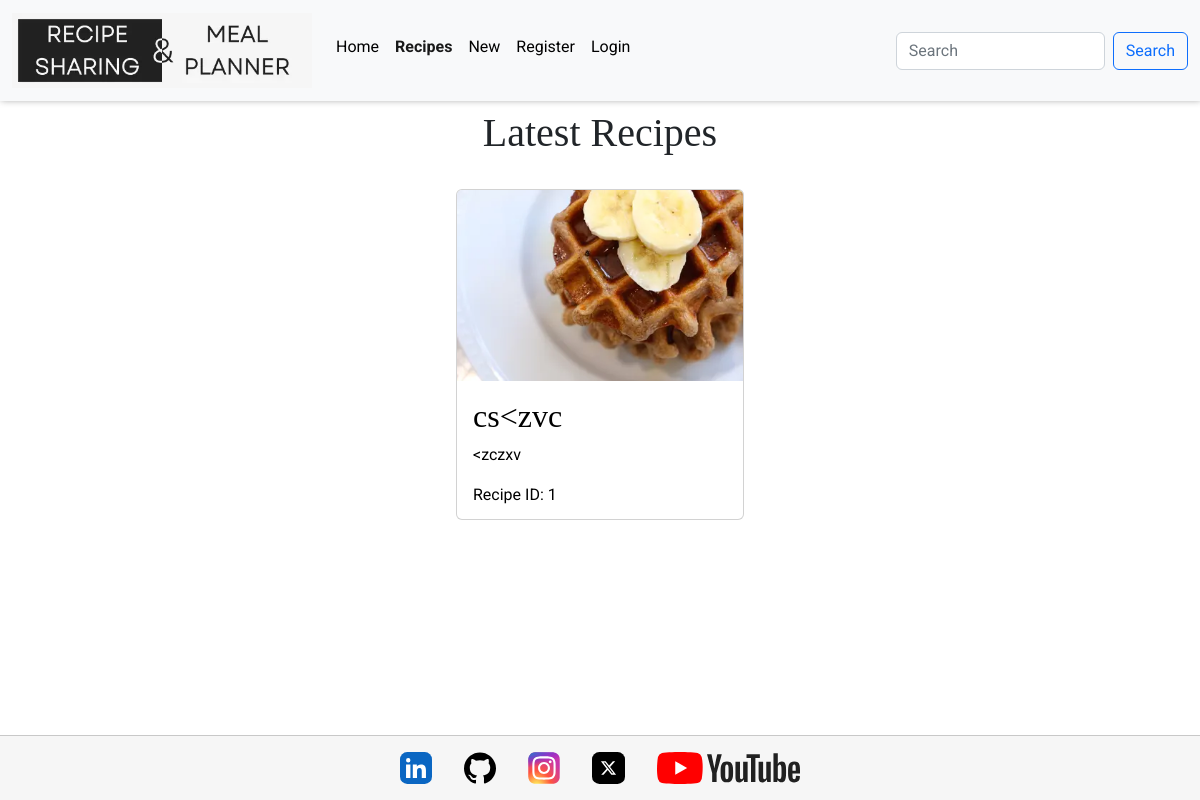
Before: /recipes/ with the older database file.
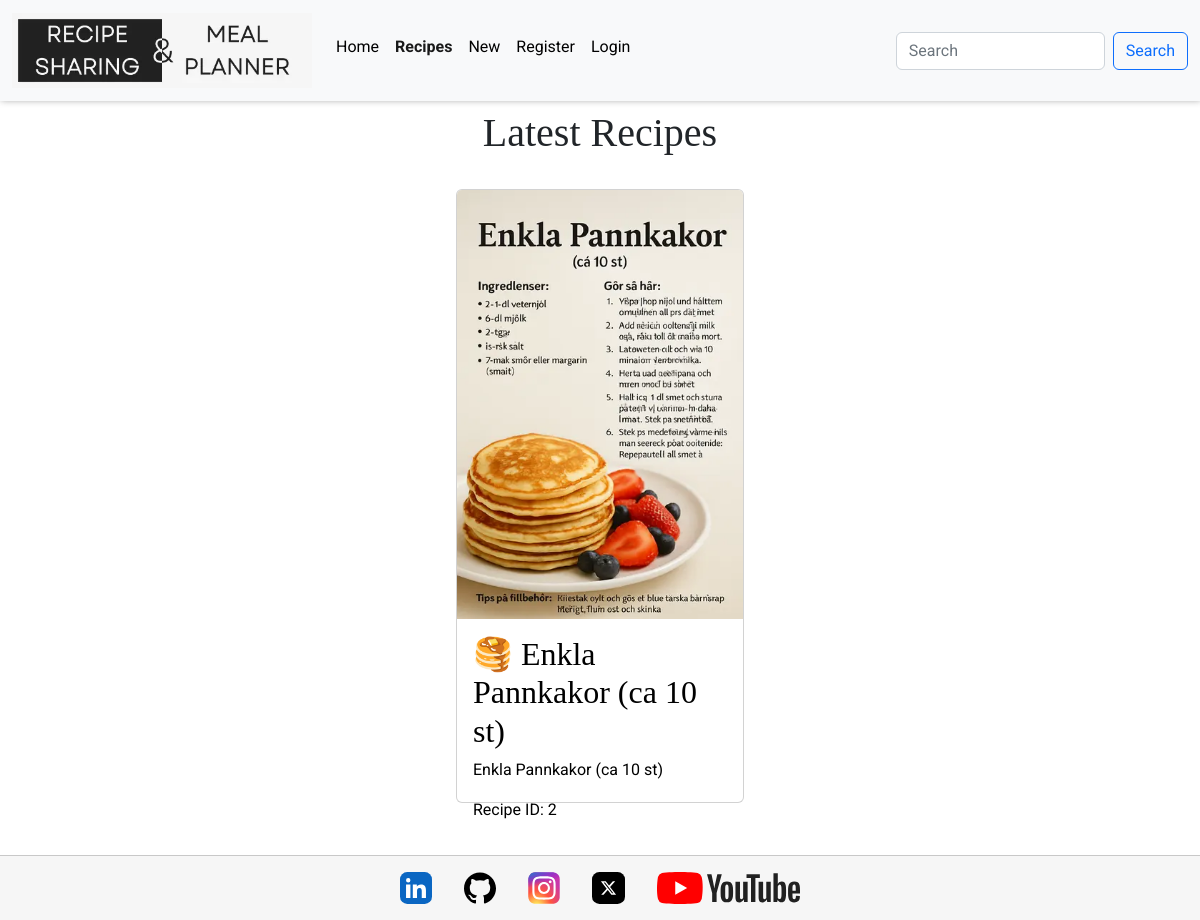
After: the same page with the newer database file.
### recipes/models.py (models this page shows, shortened)
class Recipe(models.Model):
    user = models.ForeignKey(
        User, related_name="recipe_owner", on_delete=models.CASCADE
    )
    title = models.CharField(max_length=300, null=False, blank=False)
    description = models.CharField(max_length=500, null=False, blank=False)
    instructions = RichTextField(max_length=10000, null=False, blank=False)
    ingredients = RichTextField(max_length=10000, null=False, blank=False)
    image = ResizedImageField(
        size=[400, None],
        quality=75,
        upload_to="recipes/",
        force_format="WEBP",
        blank=False,
        null=False,
    )
    image_alt = models.CharField(max_length=100, null=False, blank=False)
    meal_type = models.CharField(max_length=50, choices=MEAL_TYPES, default="breakfast")
    cuisine_types = models.CharField(
        max_length=50, choices=CUISINE_TYPES, default="african"
    )
    calories = models.IntegerField()
    post_date = models.DateTimeField(auto_now=True)
    class Meta:
        ordering = ["-post_date"]

### recipes/views.py (the view)
# urls.py: path("", Recipes.as_view(), name="recipes"),
class Recipes(ListView):
    template_name = "recipes/recipes.html"
    model = Recipe
    context_object_name = "recipes"

### recipes/templates/recipes/recipes.html (shortened to what this page needs)
{% extends "base.html" %}
{% load static %}
{% block content %}
<h1 class="text-center p-2">
        Latest Recipes
</h1>
<div class="container d-flex flex-row flex-wrap justify-content-center">
    {% for recipe in recipes %}
    <a href="{% url 'recipe_detail' recipe.id %}" class="recipes" aria-label=""Click to view {{recipe.title}}>
        <div class="card n-3" style="width: 18rem;">
            <img src="{{recipe.image.url}}" class="card-img-top" alt="{{recipe.image_alt}}">
            <div class="card-body">
              <h2 class="card-title">{{recipe.title}}</h2>
              <p class="card-text">{{recipe.description|truncatechars:100}}</p>
              <p>Recipe ID: {{ recipe.id }}</p>
            </div>
          </div>
    </a>
    {% endfor %}
</div>
{% endblock %}

### templates/base.html (shortened to what this page needs)
{% load static %}
<!DOCTYPE html>
<html lang="en">
<head>
    {% block extra_css %}
    <link rel="stylesheet" href="https://cdnjs.cloudflare.com/ajax/libs/bootstrap/5.2.3/css/bootstrap.min.css" />
    <link rel="stylesheet" href="{% static '/css/base.css' %}">
    {% endblock %}
</head>
<body>
    {% include 'includes/header.html' %}
    <main>
        {% block content %}
        {% endblock %}
    </main>
    {% include 'includes/footer.html' %}
</body>
</html>

### templates/includes/header.html (shortened to what this page needs)
{% load static %}
<header>
  {% with request.resolver_match.url_name as url_name %}
    <nav class="navbar navbar-expand-lg bg-light">
      <div class="container-fluid">
          <a class="navbar-brand" href="#"><img src="{% static 'images/logo.webp' %}" alt="Recipe Sharing & Meal Planner Logo" class="logo"></a>
      <div class="collapse navbar-collapse" id="navbarNav">
        <ul class="navbar-nav me-auto mb-2">
          <li class="nav-item">
            <a class="nav-link {% if url_name == 'home' %}active{% endif %}" aria-current="page" href="{% url 'home' %}">Home</a>
          </li>
          <li class="nav-item">
            <a class="nav-link {% if url_name == 'recipes' %}active{% endif %}" href="{% url 'recipes' %}">Recipes</a>
          </li>
          <li class="nav-item">
            <a class="nav-link {% if url_name == 'add_recipe' %}active{% endif %}" href="{% url 'add_recipe' %}">New</a>
          </li>
          {% if request.user.is_authenticated %}
          <li class="nav-item">
            <a class="nav-link {% if url_name == 'account_logout' %}active{% endif %}" href="/accounts/logout/">Logout</a>
          </li>
          {% else %}
          <li class="nav-item">
            <a class="nav-link {% if url_name == 'account_signup' %}active{% endif %}" href="/accounts/signup/">Register</a>
          </li><li class="nav-item">
            <a class="nav-link {% if url_name == 'account_login' %}active{% endif %}" href="/accounts/login/">Login</a>
          </li>
          {% endif %}
        </ul>
        <form class="d-flex" role="search">
            <input class="form-control me-2" type="search" placeholder="Search" aria-label="Search">
            <button class="btn btn-outline-primary" type="submit">Search</button>
          </form>
      </div>
    </div>
  </nav>
  {% endwith %}
</header>

### templates/includes/footer.html
{% load static %}
<footer>
     <a href="" target="_blank" rel="noopener" aria-label="LinkedIn - Opens in a new tab">
        <img src="{% static 'icons/linkedin-app-icon.svg' %}" alt="LinkedIn Icon" class="social-icon">
     </a>
     <a href="" target="_blank" rel="noopener" aria-label="Github - Opens in a new tab">
        <img src="{% static 'icons/github-icon.svg' %}" alt="Github Icon" class="social-icon">
     </a>
     <a href="" target="_blank" rel="noopener" aria-label="Instagram - Opens in a new tab">
        <img src="{% static 'icons/ig-instagram-icon.svg' %}" alt="Instagram Icon" class="social-icon">
     </a>
     <a href="" target="_blank" rel="noopener" aria-label="X - Opens in a new tab">
        <img src="{% static 'icons/x-social-media-logo-icon.svg' %}" alt="X Icon" class="social-icon">
     </a>
     <a href="" target="_blank" rel="noopener" aria-label="YouTube - Opens in a new tab">
        <img src="{% static 'icons/youtube-logo-icon.svg' %}" alt="YouTube Icon" class="social-icon">
     </a>
</footer>

### static/css/base.css (style rules this page uses)
:root { --title: 'EB Garamond', serif; --main-font: 'Roboto', serif; --background: #3f006a0f; --blure: #0d6efd; --black: #000; --off-white: #f6f6f6; --white: #fff; --orange: #ffbf50; --smal-box-shadow: 1px -1px 7px 0 #00000061; --border: 1px solid #00000030; }
html, body { height: 100%; }
body { display: flex; flex-direction: column; font-family: var(--main-font); }
h1, h2, h3, h4, h5, h6 { font-family: var(--title); }
main { flex: 1 0 auto; background-color: var(--white); }
footer { flex-shrink: 0; background-color: var(--off-white); display: flex; flex-direction: row; justify-content: center; align-items: center; border-top: var(--border); }
.social-icon { height: 2rem; margin: 1rem; }
.navbar { background-color: var(--off-white); box-shadow: var(--smal-box-shadow); }
a.nav-link { color: var(--black); }
img.logo { width: 18.75rem; }
.active { font-weight: bold; border-bottom: 2px solid var(--blue); }
.card { height: 90%; margin-top: 1rem; }
.recipes { text-decoration: none; color: var(--black); }

Changed rows visible on the page:
removed Recipe: image (picture), title "cs<zvc", description "<zczxv", id "1"
added Recipe: image (picture), title "🥞 Enkla Pannkakor (ca 10 st)", description "Enkla Pannkakor (ca 10 st)", id "2"
